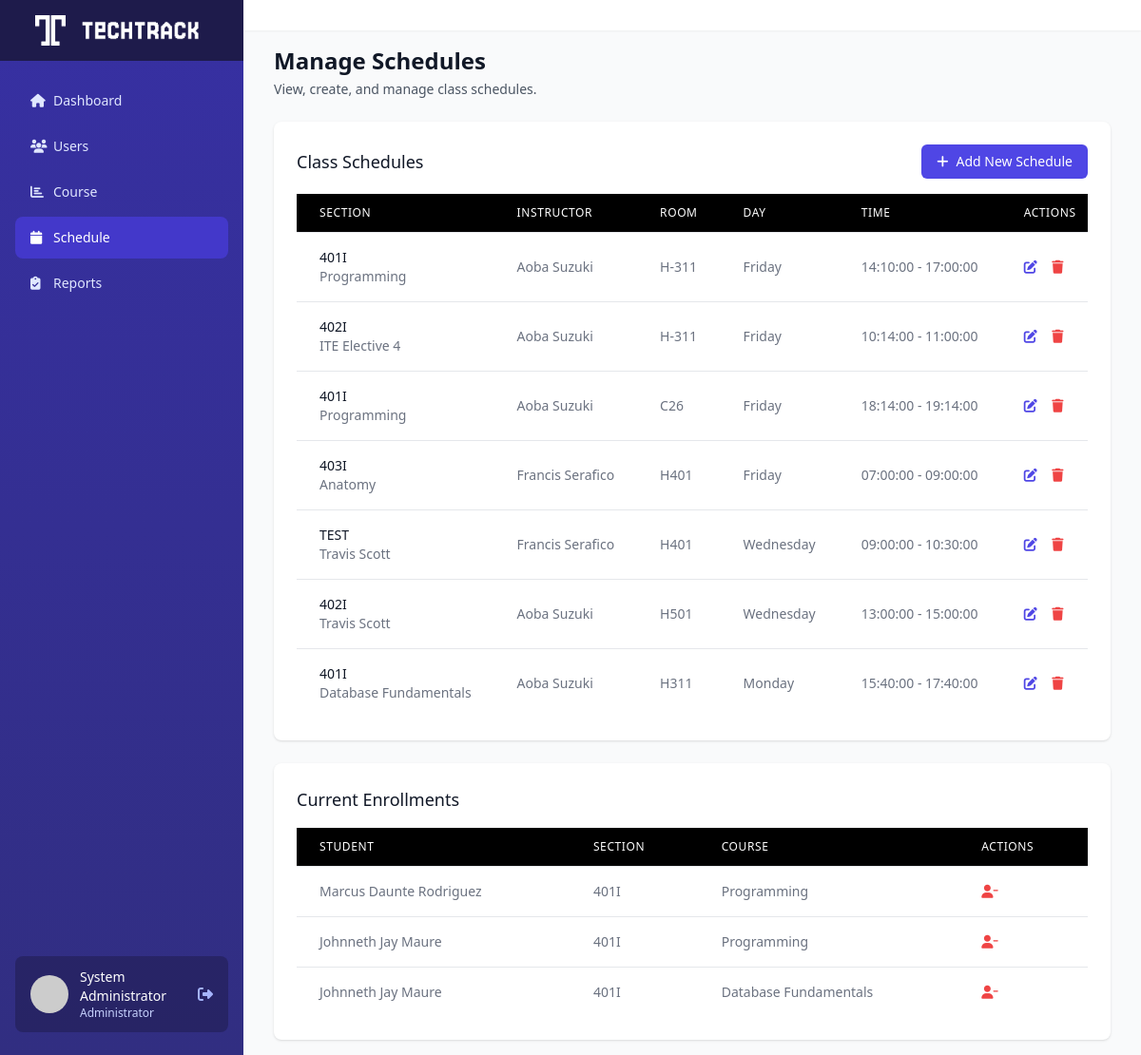
/admin/display_schedule.php (signed in), run on the app's committed database.
### tables this page shows
CREATE TABLE `user` (
  `user_id` int(11) NOT NULL,
  `id_number` varchar(20) NOT NULL,
  `email` varchar(255) NOT NULL,
  `password` varchar(255) NOT NULL,
  `name` varchar(255) NOT NULL,
  `section` varchar(20) DEFAULT NULL,
  `rfid_tag` varchar(255) DEFAULT NULL,
  `role_id` int(1) NOT NULL
);

CREATE TABLE `schedules` (
  `schedule_id` int(11) NOT NULL,
  `section` varchar(50) NOT NULL,
  `course_id` int(11) NOT NULL,
  `instructor_id` int(11) NOT NULL,
  `room` varchar(50) NOT NULL,
  `day` enum('Monday','Tuesday','Wednesday','Thursday','Friday','Saturday','Sunday') NOT NULL,
  `start_time` time NOT NULL,
  `end_time` time NOT NULL,
  `checkin_grace_period` int(11) NOT NULL DEFAULT 10,
  `checkout_grace_period` int(11) NOT NULL DEFAULT 10
);

CREATE TABLE `courses` (
  `course_id` int(11) NOT NULL,
  `course_name` varchar(255) NOT NULL,
  `start_date` date NOT NULL,
  `end_date` date NOT NULL
);

CREATE TABLE `enrollment` (
  `enrollment_id` int(11) NOT NULL,
  `user_id` int(11) NOT NULL,
  `schedule_id` int(11) NOT NULL
);

### admin/display_schedule.php (the view, shortened to what this page needs)
<?php
include '../db_config.php';
$stmt = $conn->prepare("SELECT name FROM user WHERE id_number = ? AND role_id = 1");
$stmt->bind_param("s", $_SESSION['user_id']);
$stmt->execute();
$result_admin = $stmt->get_result();
$admin = $result_admin->fetch_assoc();
$result = $conn->query("SELECT s.*, c.course_name, u.name
                        FROM schedules s
                        JOIN courses c ON s.course_id = c.course_id
                        JOIN user u ON s.instructor_id = u.user_id");
$enrollments = $conn->query("
    SELECT e.enrollment_id, u.name AS student_name, s.section, c.course_name
    FROM enrollment e
    JOIN user u ON e.user_id = u.user_id
    JOIN schedules s ON e.schedule_id = s.schedule_id
    JOIN courses c ON s.course_id = c.course_id
");
?>
<!DOCTYPE html>
<html lang="en">
<head>
    <script src="https://cdn.tailwindcss.com"></script>
    <link rel="stylesheet" href="https://cdnjs.cloudflare.com/ajax/libs/font-awesome/6.4.0/css/all.min.css">
</head>
<body class="bg-gray-50">
    <div class="flex h-screen overflow-hidden">
        <div class="hidden md:flex md:flex-shrink-0">
            <div class="flex flex-col w-64 bg-gradient-to-b from-indigo-800 to-indigo-900">
<div class="flex items-center justify-center h-16 px-4 bg-indigo-950">
    <div class="text-xl font-semibold text-white flex items-center">
        <img src="../images/dashboard_logo.png" alt="Dashboard Logo" class="h-8 w-8 mr-2">
        <img src="../images/TECHTRACK.png" alt="TECHTRACK" class="h-6">
    </div>
</div>
                <div class="flex flex-col flex-grow px-4 mt-5">
                    <nav class="flex-1 space-y-1">
                        <a href="admin_dashboard.php" class="flex items-center px-4 py-3 text-sm font-medium text-indigo-100 rounded-lg hover:bg-indigo-700 transition duration-150">
                            <i class="fas fa-home w-6"></i>
                            <span>Dashboard</span>
                        </a>
                        <a href="display_user.php" class="flex items-center px-4 py-3 mt-1 text-sm font-medium text-indigo-100 rounded-lg hover:bg-indigo-700 transition duration-150">
                            <i class="fas fa-users w-6"></i>
                            <span>Users</span>
                        </a>
                        <a href="display_course.php" class="flex items-center px-4 py-3 mt-1 text-sm font-medium text-indigo-100 rounded-lg hover:bg-indigo-700 transition duration-150">
                            <i class="fas fa-chart-bar w-6"></i>
                            <span>Course</span>
                        </a>
                        <a href="display_schedule.php" class="flex items-center px-4 py-3 mt-1 text-sm font-medium text-white bg-indigo-700 rounded-lg hover:bg-indigo-600 transition duration-150">
                            <i class="fas fa-calendar w-6"></i>
                            <span>Schedule</span>
                        </a>
                        <a href="display_attendance.php" class="flex items-center px-4 py-3 mt-1 text-sm font-medium text-indigo-100 rounded-lg hover:bg-indigo-700 transition duration-150">
                            <i class="fas fa-clipboard-check w-6"></i>
                            <span>Reports</span>
                        </a>
                    </nav>
                    <div class="flex items-center px-4 py-3 mt-auto mb-6 bg-indigo-950 bg-opacity-50 rounded-lg">
                        <img class="w-10 h-10 rounded-full" src="https://ui-avatars.com/api/?name=<?= urlencode($admin['name']) ?>&background=6366F1&color=fff" alt="User">
                        <div class="ml-3">
                            <p class="text-sm font-medium text-white"><?= htmlspecialchars($admin['name']) ?></p>
                            <p class="text-xs text-indigo-200">Administrator</p>
                        </div>
                        <a href="../logout.php" class="ml-auto text-indigo-300 hover:text-white">
                            <i class="fas fa-sign-out-alt"></i>
                        </a>
                    </div>
                </div>
            </div>
        </div>
        <div class="flex flex-col flex-1 overflow-y-auto">
            <header class="bg-white shadow-sm z-10">
                <div class="px-4 sm:px-6 lg:px-8 py-4">
                </div>
            </header>
            <main class="flex-1 p-4 sm:px-6 lg:px-8 bg-gray-50">
                <div class="mb-6">
                    <h1 class="text-2xl font-semibold text-gray-900">Manage Schedules</h1>
                    <p class="mt-1 text-sm text-gray-600">View, create, and manage class schedules.</p>
                </div>
                <div class="bg-white overflow-hidden shadow rounded-lg mb-6">
                    <div class="px-4 py-5 sm:p-6">
                        <div class="flex justify-between items-center mb-4">
                            <h2 class="text-lg font-medium text-gray-900">Class Schedules</h2>
                            <a href="create_schedule.php" class="px-4 py-2 text-sm font-medium text-white bg-indigo-600 rounded-md hover:bg-indigo-700 focus:outline-none focus:ring-2 focus:ring-offset-2 focus:ring-indigo-500">
                                <i class="fas fa-plus mr-2"></i>Add New Schedule
                            </a>
                        </div>
                        <div class="overflow-x-auto">
                            <table class="min-w-full divide-y divide-gray-200">
                                <thead class="bg-black text-white">
                                    <tr>
                                        <th scope="col" class="px-6 py-3 text-left text-xs font-medium uppercase tracking-wider">Section</th>
                                        <th scope="col" class="px-6 py-3 text-left text-xs font-medium uppercase tracking-wider">Instructor</th>
                                        <th scope="col" class="px-6 py-3 text-left text-xs font-medium uppercase tracking-wider">Room</th>
                                        <th scope="col" class="px-6 py-3 text-left text-xs font-medium uppercase tracking-wider">Day</th>
                                        <th scope="col" class="px-6 py-3 text-left text-xs font-medium uppercase tracking-wider">Time</th>
                                        <th scope="col" class="px-6 py-3 text-left text-xs font-medium uppercase tracking-wider">Actions</th>
                                    </tr>
                                </thead>
                                <tbody class="bg-white divide-y divide-gray-200">
                                    <?php while ($row = $result->fetch_assoc()) { ?>
                                        <tr>
                                            <td class="px-6 py-4 whitespace-nowrap">
                                                <div class="text-sm font-medium text-gray-900"><?= htmlspecialchars($row['section']) ?></div>
                                                <div class="text-sm text-gray-500"><?= htmlspecialchars($row['course_name']) ?></div>
                                            </td>
                                            <td class="px-6 py-4 whitespace-nowrap text-sm text-gray-500"><?= htmlspecialchars($row['name']) ?></td>
                                            <td class="px-6 py-4 whitespace-nowrap text-sm text-gray-500"><?= htmlspecialchars($row['room']) ?></td>
                                            <td class="px-6 py-4 whitespace-nowrap text-sm text-gray-500"><?= htmlspecialchars($row['day']) ?></td>
                                            <td class="px-6 py-4 whitespace-nowrap text-sm text-gray-500">
                                                <?= htmlspecialchars($row['start_time']) ?> - <?= htmlspecialchars($row['end_time']) ?>
                                            </td>
                                            <td class="px-6 py-4 whitespace-nowrap text-sm font-medium">
                                                <a href="edit_schedule.php?id=<?= $row['schedule_id'] ?>" class="text-indigo-600 hover:text-indigo-900 mr-3">
                                                    <i class="fas fa-edit"></i>
                                                </a>
                                                <a href="delete_schedule.php?id=<?= $row['schedule_id'] ?>" class="text-red-500 hover:text-red-700"
                                                   onclick="return confirmDeleteSchedule(<?= $row['schedule_id'] ?>, '<?= htmlspecialchars($row['course_name']) ?>', '<?= htmlspecialchars($row['section']) ?>', '<?= htmlspecialchars($row['name']) ?>');">
                                                    <i class="fas fa-trash"></i>
                                                </a>
                                            </td>
                                        </tr>
                                    <?php } ?>
                                </tbody>
                            </table>
                        </div>
                    </div>
                </div>
                    <div class="bg-white overflow-hidden shadow rounded-lg">
                        <div class="px-4 py-5 sm:p-6">
                            <h3 class="text-lg font-medium text-gray-900 mb-4">Current Enrollments</h3>
                            <div class="overflow-x-auto max-h-96">
                                <table class="min-w-full divide-y divide-gray-200">
                                    <thead class="bg-black text-white">
                                        <tr>
                                            <th scope="col" class="px-6 py-3 text-left text-xs font-medium uppercase tracking-wider">Student</th>
                                            <th scope="col" class="px-6 py-3 text-left text-xs font-medium uppercase tracking-wider">Section</th>
                                            <th scope="col" class="px-6 py-3 text-left text-xs font-medium uppercase tracking-wider">Course</th>
                                            <th scope="col" class="px-6 py-3 text-left text-xs font-medium uppercase tracking-wider">Actions</th>
                                        </tr>
                                    </thead>
                                    <tbody class="bg-white divide-y divide-gray-200">
                                        <?php while ($enrollment = $enrollments->fetch_assoc()) { ?>
                                            <tr>
                                                <td class="px-6 py-4 whitespace-nowrap text-sm text-gray-500"><?= htmlspecialchars($enrollment['student_name']) ?></td>
                                                <td class="px-6 py-4 whitespace-nowrap text-sm text-gray-500"><?= htmlspecialchars($enrollment['section']) ?></td>
                                                <td class="px-6 py-4 whitespace-nowrap text-sm text-gray-500"><?= htmlspecialchars($enrollment['course_name']) ?></td>
                                                <td class="px-6 py-4 whitespace-nowrap text-sm font-medium">
                                                    <a href="delete_enrollment.php?id=<?= $enrollment['enrollment_id'] ?>" class="text-red-500 hover:text-red-700"
                                                       onclick="return confirmDeleteEnrollment(<?= $enrollment['enrollment_id'] ?>, '<?= htmlspecialchars($enrollment['student_name']) ?>', '<?= htmlspecialchars($enrollment['course_name']) ?>');">
                                                        <i class="fas fa-user-minus"></i>
                                                    </a>
                                                </td>
                                            </tr>
                                        <?php } ?>
                                    </tbody>
                                </table>
                            </div>
                        </div>
                    </div>
                </div>
        </div>
</body>
</html>

### data on the page
user: name "System Administrator"
schedules: section "401I", course.course_name "Programming", instructor.name "Aoba Suzuki", room "H-311", day "Friday", start_time "14:10:00", end_time "17:00:00"
schedules: section "402I", course.course_name "ITE Elective 4", instructor.name "Aoba Suzuki", room "H-311", day "Friday", start_time "10:14:00", end_time "11:00:00"
schedules: section "401I", course.course_name "Programming", instructor.name "Aoba Suzuki", room "C26", day "Friday", start_time "18:14:00", end_time "19:14:00"
schedules: section "403I", course.course_name "Anatomy", instructor.name "Francis Serafico", room "H401", day "Friday", start_time "07:00:00", end_time "09:00:00"
schedules: section "TEST", course.course_name "Travis Scott", instructor.name "Francis Serafico", room "H401", day "Wednesday", start_time "09:00:00", end_time "10:30:00"
schedules: section "402I", course.course_name "Travis Scott", instructor.name "Aoba Suzuki", room "H501", day "Wednesday", start_time "13:00:00", end_time "15:00:00"
schedules: section "401I", course.course_name "Database Fundamentals", instructor.name "Aoba Suzuki", room "H311", day "Monday", start_time "15:40:00", end_time "17:40:00"
enrollment: user.name "Marcus Daunte Rodriguez", schedule.section "401I", courses.course_name "Programming"
enrollment: user.name "Johnneth Jay Maure", schedule.section "401I", courses.course_name "Programming"
enrollment: user.name "Johnneth Jay Maure", schedule.section "401I", courses.course_name "Database Fundamentals"
